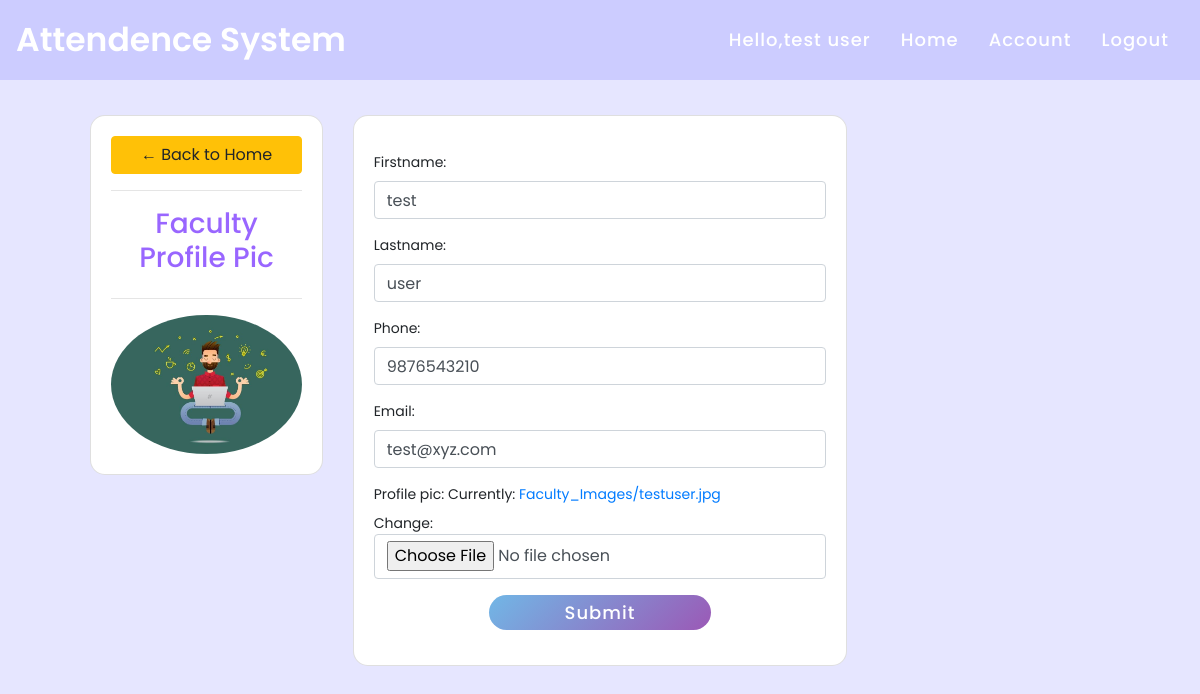
/account/ (signed in), run on the app's committed database.
### attendence_sys/models.py (models this page shows)
class Faculty(models.Model):
    user = models.OneToOneField(User, null = True, blank = True, on_delete= models.CASCADE)
    firstname = models.CharField(max_length=200, null=True, blank=True)
    lastname = models.CharField(max_length=200, null=True, blank=True)
    phone = models.CharField(max_length=200, null=True)
    email = models.CharField(max_length=200, null=True)
    profile_pic = models.ImageField(upload_to=user_directory_path ,null=True, blank=True)
    def __str__(self):
        return str(self.firstname + " " + self.lastname)

### attendence_sys/views.py (the view)
# urls.py: path('account/', views.facultyProfile, name='account'),
def facultyProfile(request):
    faculty = request.user.faculty
    form = FacultyForm(instance = faculty)
    context = {'form':form}
    return render(request, 'attendence_sys/facultyForm.html', context)

### attendence_sys/forms.py
class FacultyForm(ModelForm):
    class Meta:
        model = Faculty
        fields = '__all__'
        exclude = ['user']
    def __init__(self, *args, **kwargs):
        super(FacultyForm, self).__init__(*args, **kwargs)
        for visible in self.visible_fields():
            visible.field.widget.attrs['class'] = 'form-control'

### attendence_sys/templates/attendence_sys/facultyForm.html (shortened to what this page needs)
{%  extends 'attendence_sys/main.html' %}
{% block content %}
<br>
<div class="row" id="row">
	<div class="col-md-3">
		<div class="card card-body">
			<a class="btn btn-warning" href="{% url 'home' %}"> &#8592; Back to Home</a>
			<hr>
			<center>
			<h3>Faculty Profile Pic</h3>
			</center>
			<hr>
			<img class="img-responsive profile-pic" src="{{request.user.faculty.profile_pic.url}}" >
		</div>
	</div>
	<div class="col-md-6">
		<div class="card card-body">
			<form method="POST" action="" enctype="multipart/form-data">
				{{form.as_p}}
			<div class="button">
				<input type="submit" value="Submit" name="Update Information" disabled/>
			</div>
			</form>
		</div>
	</div>
</div>
{% endblock %}

### attendence_sys/templates/attendence_sys/navbar.html (shortened to what this page needs)
{% load static %}
<nav class="navbar">
  <div class="logo" onclick="document.location='/'">
    Attendence System
  </div>
  {%if request.user.is_authenticated%}
  <ul>
    <li><span class="active">Hello,{{ request.user.faculty }} </span></li>
    <li><a href="{% url 'home' %}">Home</a></li>
    <li><a href="{% url 'account' %}">Account</a></li>
    <li><a href="{% url 'logout' %}">Logout</a></li>
  </ul>
  {%else%}
  <ul>
    <li><a href="{% url 'home' %}">Home</a></li>
  </ul>
  {%endif%}
</nav>

### static/css/navbar.css (style rules this page uses)
* { margin: 0; padding: 0; box-sizing: border-box; font-family: 'Poppins', sans-serif; }
nav { height: 80px; background: #ccccff; display: flex; align-items: center; justify-content: space-between; padding: 0px 50px 0px 100px; position: fixed; z-index: 1000 !important; }
nav .logo { font-size: 33px; color: white; font-weight: 600; cursor: pointer; }
nav ul { z-index: 1; display: flex; list-style: none; padding-top: 15px; }
nav ul li { margin: 0 5px; }
nav ul li span { color: white; text-decoration: none; font-size: 18px; font-weight: 500; letter-spacing: 1px; padding: 8px 10px; border-radius: 5px; transition: all 0.3s; }
nav ul li a { color: white; text-decoration: none; font-size: 18px; font-weight: 500; letter-spacing: 1px; padding: 8px 10px; border-radius: 5px; transition: all 0.3s; }

### static/css/main.css (style rules this page uses)
body { background-color: #e6e6ff !important; }
h3 { color: #9966ff; }
.profile-pic { max-width: 500px; max-height: 500px; border-radius: 50%; }
.button { height: 35px; margin: 15px 0px; text-align: center; }
.button input { height: 100%; width: 49%; font-size: 18px; font-weight: 500; letter-spacing: 1px; border: 0px; border-radius: 25px; color: white; background: linear-gradient(135deg, #71b7e6, #9b59b6); cursor: pointer; }

### static/css/home.css (style rules this page uses)
.card.card-body { justify-content: center; border-radius: 15px; }
#id_profile_pic { height: 45px; }

### static/css/student_update.css (style rules this page uses)
#row { margin-bottom: 250px; }
.col-md-3 { margin-bottom: 20px; }

### data on the page
Faculty: firstname "test", lastname "user", phone "9876543210", email "test@xyz.com"

### other printed values
{{ request.user.faculty }} "test user"
